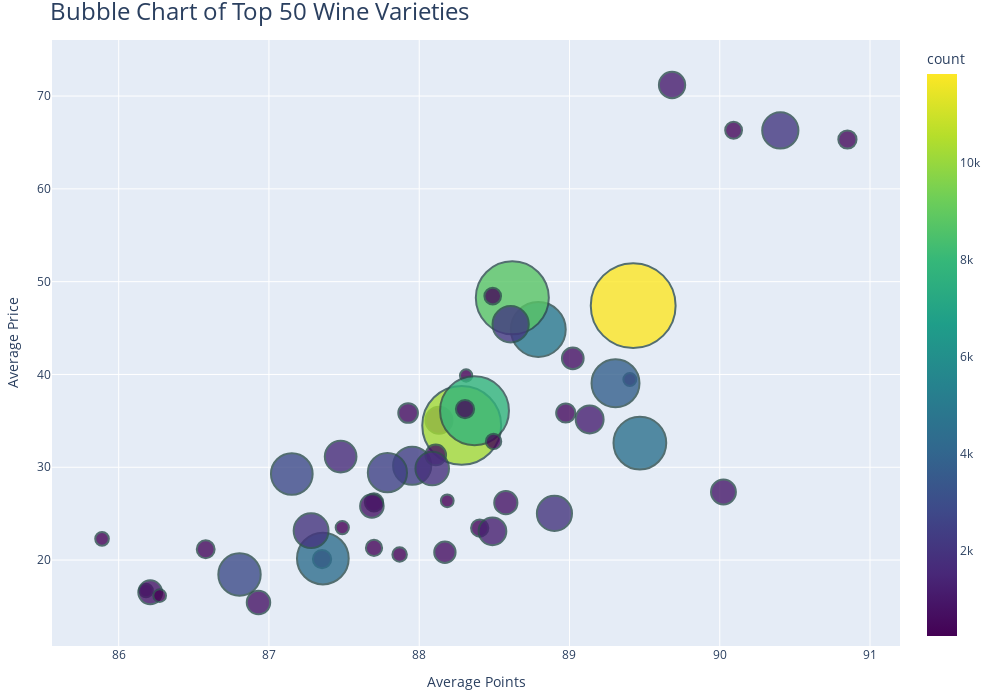

Notebook source saved alongside this figure:
### Code cell
bubble_data = df[['variety', 'points', 'price']]

# Drop rows with missing values
bubble_data.dropna(subset=['variety', 'points', 'price'], inplace=True)

# Get the top 10 varieties by frequency
top_varieties = bubble_data['variety'].value_counts().head(50).index

# Filter the dataset for the top varieties
top_varieties_data = bubble_data[bubble_data['variety'].isin(top_varieties)]

# Group by variety and calculate average points and price for each variety
top_grouped_data = top_varieties_data.groupby('variety').agg({'points': 'mean', 'price': 'mean'}).reset_index()

# Get the frequency of each variety
variety_counts = bubble_data['variety'].value_counts()

# Add the frequency count to the grouped data
top_grouped_data['count'] = top_grouped_data['variety'].map(variety_counts)

# Create the bubble chart using Plotly
fig = px.scatter(top_grouped_data, x='points', y='price', size='count', color='count',
                 hover_name='variety', hover_data={'count': True},
                 size_max=60, title='Bubble Chart of Top 50 Wine Varieties',
                 labels={'points': 'Average Points', 'price': 'Average Price'},
                 color_continuous_scale=px.colors.sequential.Viridis)

# Customize the hover template to show count and avoid overlapping text
fig.update_traces(marker=dict(opacity=0.8, line=dict(width=2, color='DarkSlateGrey')),
                  hovertemplate='<b>%{hovertext}</b><br>Count: %{customdata[0]}<br>Points: %{x}<br>Price: %{y}')


# Adjust layout for better readability
fig.update_layout(
    autosize=False,
    width=1000,
    height=700,
    margin=dict(l=40, r=40, b=40, t=40),
    title_font_size=24
)

# Show the interactive plot
fig.show()

### Figure 1 — Plotly figure (JSON) as saved in the notebook; plotly's stock layout.template omitted (floating-point values rounded to 4 significant figures)
{"data": [{"customdata": [[274], [432], [545], [4949], [635], [1195], [8761], [525], [1134], [10234], [492], [456], [749], [307], [885], [552], [604], [1018], [2391], [2855], [302], [2159], [289], [250], [701], [345], [934], [1266], [11830], [467], [2028], [905], [7800], [1282], [388], [4571], [2950], [2163], [545], [268], [4400], [775], [1849], [3778], [1650], [548], [264], [911], [2000], [2524]], "hovertemplate": "<b>%{hovertext}</b><br>Count: %{customdata[0]}<br>Points: %{x}<br>Price: %{y}", "hovertext": ["Aglianico", "Albariño", "Barbera", "Bordeaux-style Red Blend", "Bordeaux-style White Blend", "Cabernet Franc", "Cabernet Sauvignon", "Carmenère", "Champagne Blend", "Chardonnay", "Chenin Blanc", "Corvina, Rondinella, Molinara", "Gamay", "Garnacha", "Gewürztraminer", "Glera", "Grenache", "Grüner Veltliner", "Malbec", "Merlot", "Moscato", "Nebbiolo", "Nero d'Avola", "Petit Verdot", "Petite Sirah", "Pinot Blanc", "Pinot Grigio", "Pinot Gris", "Pinot Noir", "Port", "Portuguese Red", "Portuguese White", "Red Blend", "Rhône-style Red Blend", "Rhône-style White Blend", "Riesling", "Rosé", "Sangiovese", "Sangiovese Grosso", "Sauvignon", "Sauvignon Blanc", "Shiraz", "Sparkling Blend", "Syrah", "Tempranillo", "Tempranillo Blend", "Verdejo", "Viognier", "White Blend", "Zinfandel"], "legendgroup": "", "marker": {"color": [274, 432, 545, 4949, 635, 1195, 8761, 525, 1134, 10234, 492, 456, 749, 307, 885, 552, 604, 1018, 2391, 2855, 302, 2159, 289, 250, 701, 345, 934, 1266, 11830, 467, 2028, 905, 7800, 1282, 388, 4571, 2950, 2163, 545, 268, 4400, 775, 1849, 3778, 1650, 548, 264, 911, 2000, 2524], "coloraxis": "coloraxis", "line": {"color": "DarkSlateGrey", "width": 2}, "opacity": 0.8, "size": [274, 432, 545, 4949, 635, 1195, 8761, 525, 1134, 10234, 492, 456, 749, 307, 885, 552, 604, 1018, 2391, 2855, 302, 2159, 289, 250, 701, 345, 934, 1266, 11830, 467, 2028, 905, 7800, 1282, 388, 4571, 2950, 2163, 545, 268, 4400, 775, 1849, 3778, 1650, 548, 264, 911, 2000, 2524], "sizemode": "area", "sizeref": 3.286, "symbol": "circle"}, "mode": "markers", "name": "", "orientation": "v", "showlegend": false, "type": "scatter", "x": [89.4, 87.7, 87.7, 88.79, 87.93, 88.13, 88.62, 86.58, 89.68, 88.28, 88.4, 88.49, 88.17, 85.89, 88.58, 87.35, 88.98, 90.02, 87.95, 87.15, 86.18, 90.4, 87.49, 88.31, 88.11, 87.87, 86.21, 88.49, 89.42, 90.09, 88.9, 86.93, 88.37, 89.13, 88.49, 89.47, 86.8, 88.61, 90.85, 88.19, 87.36, 89.02, 88.09, 89.31, 87.48, 88.3, 86.27, 87.68, 87.28, 87.79], "xaxis": "x", "y": [39.46, 21.31, 26.21, 44.85, 35.85, 35.06, 48.26, 21.16, 71.19, 34.51, 23.45, 48.44, 20.85, 22.29, 26.19, 20.11, 35.85, 27.34, 30.16, 29.27, 16.72, 66.3, 23.5, 39.88, 31.33, 20.6, 16.53, 23.1, 47.42, 66.32, 25.03, 15.42, 36.09, 35.15, 32.78, 32.61, 18.45, 45.41, 65.32, 26.38, 20.17, 41.74, 29.86, 39.05, 31.15, 36.27, 16.17, 25.83, 23.17, 29.42], "yaxis": "y"}], "layout": {"autosize": false, "coloraxis": {"colorbar": {"title": {"text": "count"}}, "colorscale": [[0, "#440154"], [0.1111, "#482878"], [0.2222, "#3e4989"], [0.3333, "#31688e"], [0.4444, "#26828e"], [0.5556, "#1f9e89"], [0.6667, "#35b779"], [0.7778, "#6ece58"], [0.8889, "#b5de2b"], [1, "#fde725"]]}, "height": 700, "legend": {"itemsizing": "constant", "tracegroupgap": 0}, "margin": {"b": 40, "l": 40, "r": 40, "t": 40}, "title": {"font": {"size": 24}, "text": "Bubble Chart of Top 50 Wine Varieties"}, "width": 1000, "xaxis": {"anchor": "y", "domain": [0, 1], "title": {"text": "Average Points"}}, "yaxis": {"anchor": "x", "domain": [0, 1], "title": {"text": "Average Price"}}}}
